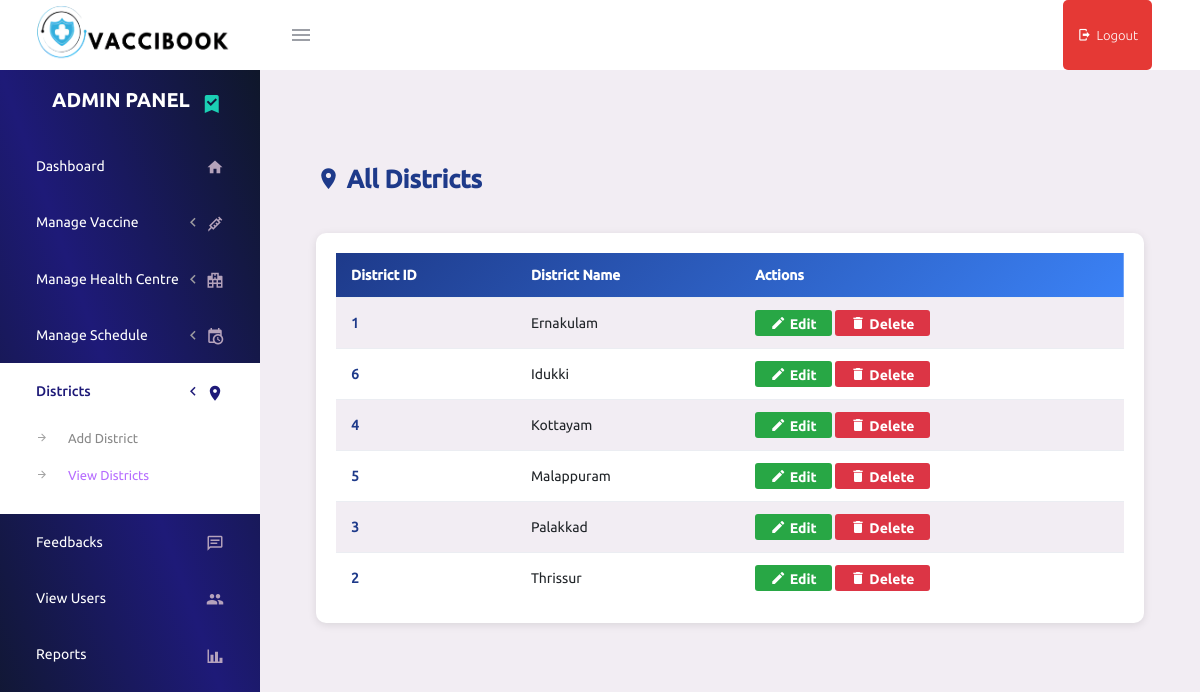
Page /admin/viewdistrict.php on the committed database.
### tables this page shows
CREATE TABLE IF NOT EXISTS `district` (
  `did` int NOT NULL AUTO_INCREMENT,
  `dname` varchar(25) NOT NULL,
  `status` int NOT NULL DEFAULT '1',
  PRIMARY KEY (`did`)
);

### classes/DataAccess.class.php (called while the page is built, shortened)
<?php
class DataAccess
{
	private $_con,$_query,$_errors;
	public function __construct()
	{
		if(!$this->_con=mysqli_connect(DB_HOST,DB_USER,DB_PASSWORD,DB_NAME))
		{
			die("connection Error");
		}
	}
	public function query($query)
	{
		if(isset($query))
		{
			$words=explode(' ',$query);
			$this->_query=$query;
			$res=mysqli_query($this->_con,$this->_query);
			if($words[0]=='select' || $words[0]=='Select' || $words[0]=='SELECT')
			{
				if(mysqli_num_rows($res))
				{
					$dataArr=array();
					while($row=mysqli_fetch_assoc($res))
					{
						$dataArr[] = $row;
					}
					return $dataArr;
				}
				else
				{
					return false;
				}
			}
		}
	}
}
?>

### admin/viewdistrict.php (the view, shortened to what this page needs)
<?php
$dao = new DataAccess();
?>
<?php include('header.php'); ?>
<div class="container" style="margin-top:50px;">
    <div class="page-header">
        <h3><i class="mdi mdi-map-marker"></i> All Districts</h3>
    </div>
    <div class="table-responsive">
        <table class="table table-striped">
            <thead>
                <tr>
                    <th>District ID</th>
                    <th>District Name</th>
                    <th>Actions</th>
                </tr>
            </thead>
            <tbody>
                <?php
                $sql = "SELECT did, dname FROM district ORDER BY dname ASC";
                $result = $dao->query($sql);
                if ($result && count($result) > 0) {
                    foreach ($result as $district) {
                        ?>
                        <tr>
                            <td class="district-id"><?php echo $district['did']; ?></td>
                            <td><?php echo htmlspecialchars($district['dname']); ?></td>
                            <td>
                                <a href="editdistrict.php?id=<?php echo $district['did']; ?>" class="btn btn-edit">
                                    <i class="mdi mdi-pencil"></i> Edit
                                </a>
                                <a href="deletedistrict.php?id=<?php echo $district['did']; ?>"
                                   class="btn btn-delete"
                                   onclick="return confirm('Are you sure you want to delete this district?');">
                                    <i class="mdi mdi-delete"></i> Delete
                                </a>
                            </td>
                        </tr>
                        <?php
                    }
                } else {
                    ?>
                    <tr>
                        <td colspan="3" class="text-center">No districts found</td>
                    </tr>
                    <?php
                }
                ?>
            </tbody>
        </table>
    </div>
</div>

### admin/viewdistrict.php (style rules this page uses)
.btn-edit { background-color: #28a745; border: none; color: #fff; font-size: 14px; padding: 5px 15px; }
.btn-delete { background-color: #dc3545; border: none; color: #fff; font-size: 14px; padding: 5px 15px; }
.table-responsive { background: white; padding: 20px; border-radius: 10px; box-shadow: 0 2px 8px rgba(0,0,0,0.1); }
.table { margin-bottom: 0; }
.table thead { background: linear-gradient(135deg, #1e3a8a, #3b82f6); color: white; }
.table thead th { border: none; padding: 15px; font-weight: 600; }
.table tbody td { padding: 12px 15px; vertical-align: middle; }
.district-id { font-weight: 600; color: #1e3a8a; }
.page-header { margin-bottom: 30px; }
.page-header h3 { color: #1e3a8a; font-weight: 700; }

### rows in the picture
district: did "1", dname "Ernakulam"
district: did "6", dname "Idukki"
district: did "4", dname "Kottayam"
district: did "5", dname "Malappuram"
district: did "3", dname "Palakkad"
district: did "2", dname "Thrissur"
